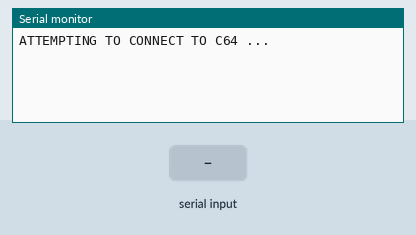
A sketch run on a simulated Arduino Uno, built with avr-gcc and run on an emulated ATmega328P. Shown: the last lines printed to the serial monitor. Inputs (shaded band) come from the test bench.

Above: at 1.2 s.
1.3 s: "1" received over the second serial link
At 1.9 s:
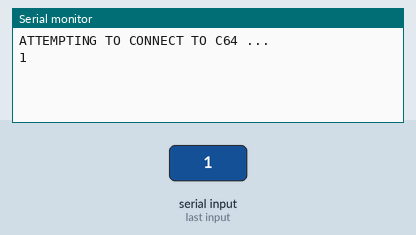
2.8 s: "0" received over the second serial link
At 4.2 s:
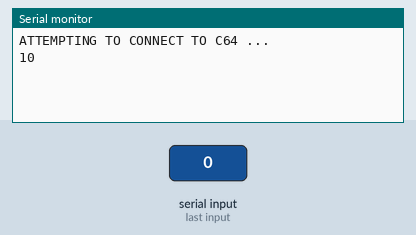

Measured:
- after the input at 1.3 s, the serial monitor: prints a new line at once (image 1)
- after the input at 2.8 s, the serial monitor: prints a new line at once (image 2)

The sketch:

rs232echo.ino
```cpp
#include <SoftwareSerial.h>

// RX is digital pin 10 (connect to TX of other device)
// TX is digital pin 11 (connect to RX of other device)

SoftwareSerial c64Serial(10, 11); // RX, TX

void setup() {

  // Open serial communications and wait for port to open:
  Serial.begin(1200);
  while (!Serial) {
    ; // wait for serial port to connect. Needed for native USB port only
  }

  Serial.println("ATTEMPTING TO CONNECT TO C64 ...");

  // set the data rate for the SoftwareSerial port
  c64Serial.begin(1200);
  c64Serial.println("HELLO C64?");
}

void loop() { // run over and over

  // IF THE C64 HAS DATA THEN PRINT IT HERE
  if (c64Serial.available()) {
    Serial.write(c64Serial.read());
  }

  // SEND DATA *TO* C64 ..
  if (Serial.available()) {
    c64Serial.write(Serial.read());
  }
}
```
